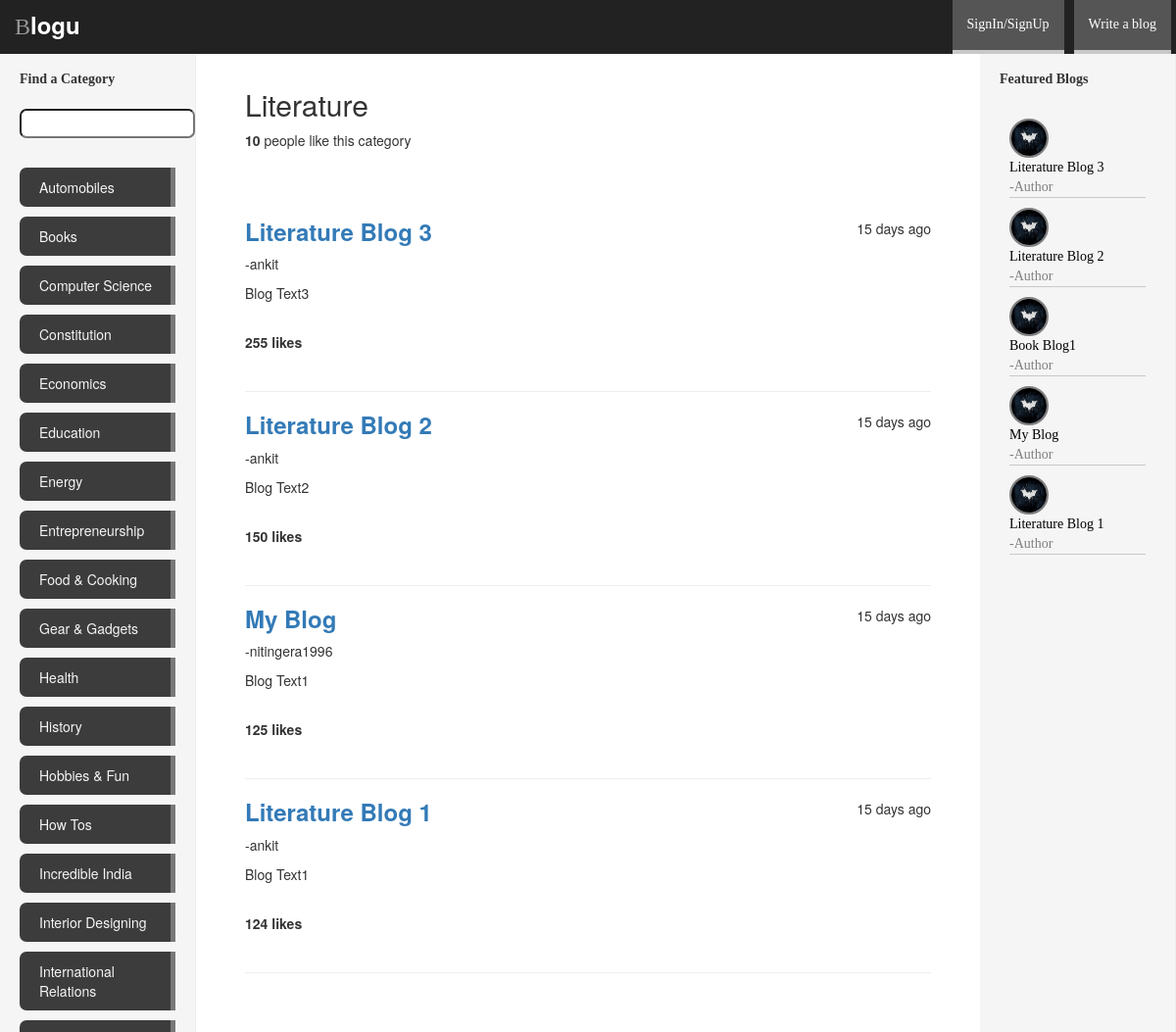
The page /blogu/category/literature/ on the database as committed earlier.
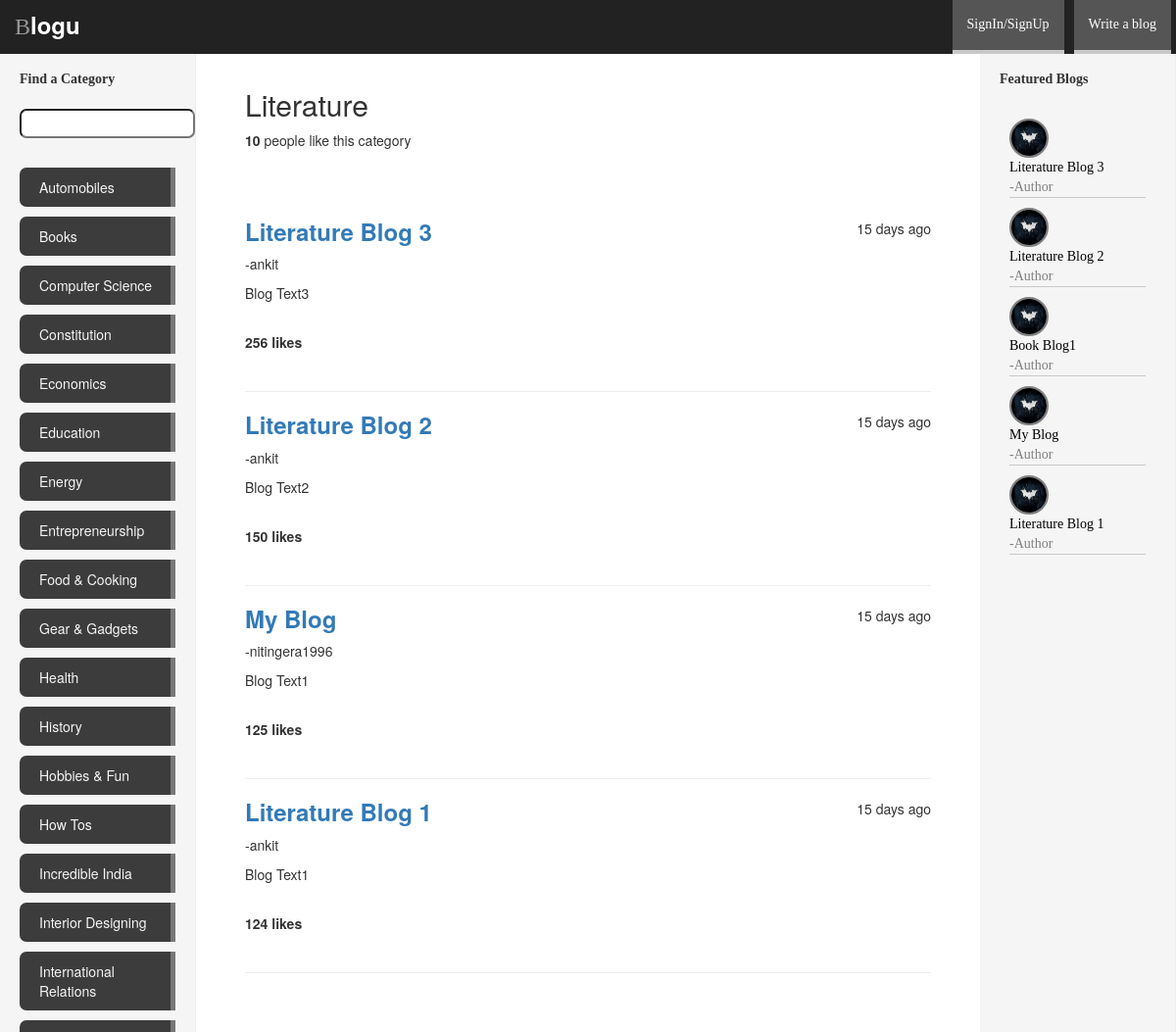
The same page on the database as committed later.
### blogu/models.py (models this page shows, shortened)
class Blog(models.Model):
    category = models.ForeignKey(Category)
    title = models.CharField(max_length=128)
    written_by=models.ForeignKey(User)
    views = models.IntegerField(default=0)
    slug = models.SlugField(unique=True)
    image=models.ImageField(upload_to="blog_images",blank=True)
    image_description=models.TextField(default='')
    heading=models.TextField(default='')
    text = models.TextField()
    likes=models.IntegerField(default=0)
    datetime_added=models.DateTimeField(default=datetime.now())

### blogu/views.py (the view)
# urls.py: url(r'^category/(?P<category_name_slug>[\w\-]+)/$',views.category,name ="category"),
def category(request,category_name_slug):
    context_dict = {}
    context_dict['result_list']=None
    try:
        category = Category.objects.get(slug=category_name_slug)
        context_dict['category_name']=category.name
        blogs = Blog.objects.filter(category=category).order_by('-likes')
        context_dict['blogs']=blogs
        context_dict['category']=category
        context_dict['category_name_slug']=category.slug
    except Category.DoesNotExist:
        context_dict['category_name']=category_name_slug
        pass
    b_time=[]
    for b in blogs:
        days=(datetime.now(utc)-b.datetime_added).days
        seconds=(datetime.now(utc) - b.datetime_added).seconds
        minutes=seconds/60
        hours=minutes/60
        if  days>= 1:
            b_time.append(str(days)+" days ago")
        elif minutes>60:
            b_time.append(str(hours)+" hours ago")
        elif seconds>60:
            b_time.append(str(minutes)+" minutes ago")
        else:
            b_time.append("Just now")
    zipped_data=zip(blogs,b_time)
    context_dict['zipped_data']=zipped_data
    return render(request,'blogu/category.html',context_dict)

### blogu/templatetags/blogu_extras.py (called while the page is built)
@register.inclusion_tag('blogu/cats.html')
def get_category_list(cat=None):
    return {'cats':Category.objects.all().order_by('name'), "act_cat": cat}

@register.inclusion_tag('blogu/blogs.html')
def get_blogs_list(cat=None):
    if cat:
        c=Category.objects.get(slug=cat)
        if c:
            blogs=Blog.objects.filter(category=c).order_by('-likes')[:5]
    else:
        blogs=Blog.objects.order_by('-likes')[:5]
    return {'blogs':blogs}

### blogu/views.py (called while the page is built)
  def utcoffset(self, dt):
    return ZERO

  def dst(self, dt):
    return ZERO

### templates/blogu/category.html (shortened to what this page needs)
{% extends 'blogu/base.html' %}
{% load staticfiles %}
{% block body_block %}
    <h2>{{ category_name }}</h2>
		<p>
		<strong id="category_like_count">{{ category.likes }} </strong> people like this category
		</p>
		<br/>
		<br/>
		<div id="blog">
		{% if category %}
		    {% if zipped_data %}
			<u1>
			    {% for blog,b_time in zipped_data %}
				    <span style='float:right;'>{{ b_time }}</span>
                    <h3><a href="{% url 'blog' blog.slug %}"><strong>{{ blog.title }}</strong></a></h3>
                    <p class='text-left'> -{{ blog.written_by }}</p>
                    <p>{{ blog.text }}</p>
                    <br/>
                    <strong id=blog_like_count>{{ blog.likes }}</strong>
                    <strong> likes</strong>
                    <br/>
                    <br/>
                    <hr noshade size=9>
                {% endfor %}
			</u1>
		    {% else %}
		        <strong>No blogs currently in category</strong>
	        {% endif %}
		</div>
			<br/>
		{% else %}
	        The specified category {{ category_name }} does not exist!
	    {% endif %}
{% endblock %}

### templates/blogu/blogs.html
{% if blogs %}
{% load staticfiles %}
    <u1 class="nav nav-sidebar">
	{% for b in blogs %}
	    <li style="margin:10px;border-bottom:1px solid rgb(200,200,200);"><img src="{% static 'images/batman.jpg' %}" style="width:40px;height:40px;-webkit-border-radius:50% 50%;border:2px solid gray;"><a href="{% url 'blog' b.slug %}" style="margin:0;padding:0;color:black;">{{ b.title }}</a><a href="{% url 'blog' b.slug %}" style="margin:0;padding:0;font-family:tahoma;">-Author</a></li>
	{% endfor %}
{% else %}
    <li><strong>There are no blogs present</strong></li>
	</u1>
{% endif %}

Rows that differ between the two databases and show on the page:
changed Blog "Literature Blog 3": likes "255" → "256"
